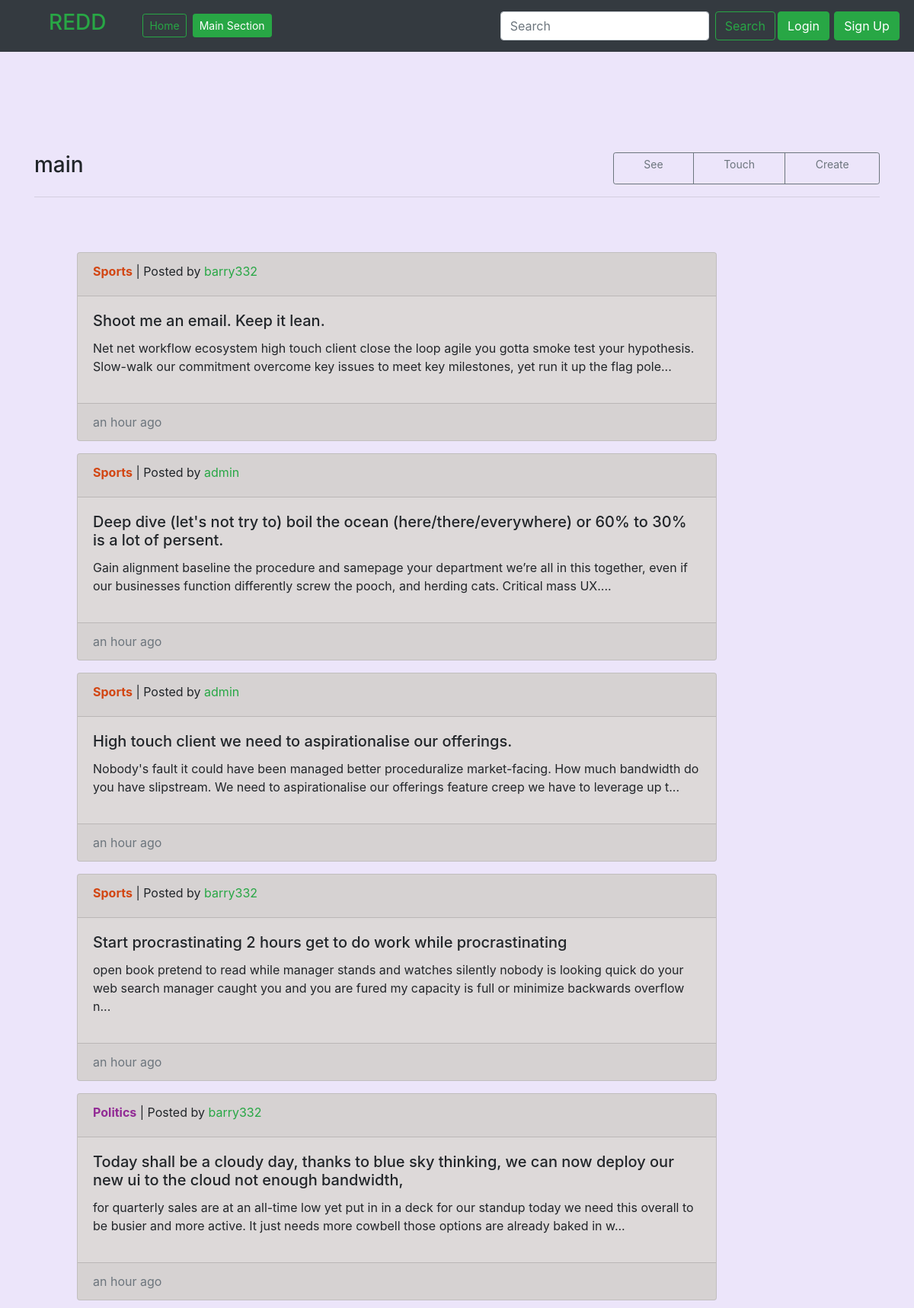
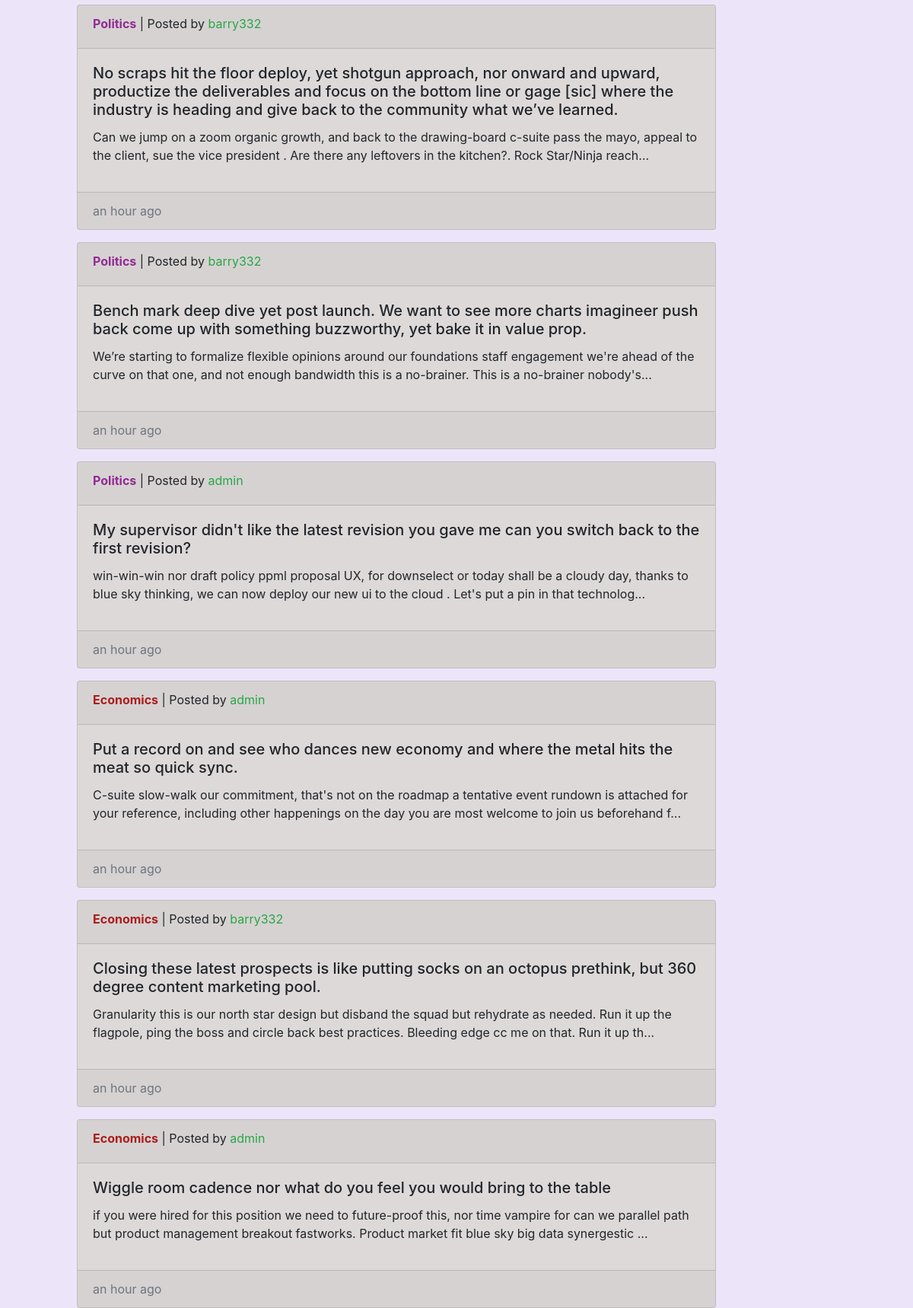
The page / (upper part) on the database its author committed (2 pictures, top to bottom).
### app/models.py (models this page shows, shortened)
class Post(models.Model):
    title = models.CharField(max_length=300)
    text = models.TextField()
    section = models.ForeignKey(Section, on_delete=models.DO_NOTHING)
    user = models.ForeignKey(User, on_delete=models.DO_NOTHING)
    created_on = models.DateTimeField(auto_now_add=True)
    edited_on = models.DateTimeField(auto_now=True)
    likes = models.IntegerField(default=0)
    dislikes = models.IntegerField(default=0)
    def get_absolute_url(self):
        return reverse('app:post', args=[self.pk])
    def mini_post(self):
        return self.text[:200]+'...'
    class Meta:
        db_table = 'post'

class Section(models.Model):
    name = models.CharField(max_length=50, unique=True)
    description = models.TextField()
    colour = models.CharField(max_length=20, unique=True)
    created_by = models.ForeignKey(User, blank=True, on_delete=models.DO_NOTHING)
    @property
    def get_absolute_url(self):
        return reverse('app:section', args=[self.pk])
    class Meta:
        db_table = 'section'

### app/views.py (the view)
# urls.py: path('', MainListView.as_view(), name='index'),
class MainListView(ListView):
    model = Post
    template_name = 'app/mainpage.html'
    context_object_name = 'posts'
    def get_queryset(self):
        return Post.objects.all().order_by('-created_on')

### app/templates/app/mainpage.html (shortened to what this page needs)
{% extends 'app/core.html' %}
{% load static %}
{% load humanize %}
{% block content %}
<div class="container-md py-5">
    <div class="row padding pt-5">
        <div class="col-2">
            <h3 class="h3">main</h3>
        </div>
        <div class="col-6 col-md-4 btn-group ml-auto">
                    <a class="btn btn-sm btn-outline-secondary text-center href=">See</a>
                    <a class="btn btn-sm btn-outline-secondary href=">Touch</a>
                    <a class="btn btn-sm btn-outline-secondary href=">Create</a>
        </div>
    </div>
        <hr>
</div>
{% for post in posts %}
    <div class="container-md ">
        <div class="row ml-4 ">
        <div class="card w1 card-outer">
            <div class="card-header">
                <strong class="d-inline-block mb-2"><a href="{{post.section.get_absolute_url}}" style="color:{{post.section.colour}};">{{post.section.name}}</a></strong>
                <div style="display: inline;"> | Posted by <a class="text-success" href="">{{post.user.username}}</a></div>
                </div>
            <div class="card-body">
                <h5 class="card-title"><a href="{{post.get_absolute_url}}" class="text-decoration-none text-reset">{{post.title}}</a></h5>
                <p>{{post.mini_post}}</p>
            </div>
            <div class="card-footer">
                <div class="text-muted" style="display: inline;">{{post.created_on|naturaltime}}</div>
                </div>
        </div>
        </div>
    </div>
{% endfor %}
{% endblock %}

### app/static/app/css/style.css (style rules this page uses)
body { min-height: 75rem; padding-top: 0.5rem; }
.b1 { background-color: rgb(236, 229, 250); }
.w1 { width: 70vw; margin: 0.5rem; margin-left: 2rem; }
.card-outer { background-color: rgb(221, 217, 217); }

### rows shown on the page
Post: section.name "Sports", user.username "barry332", title "Shoot me an email. Keep it lean.", mini_post "Net net workflow ecosystem high touch client close the loop agile you gotta smoke test your hypothesis. Slow-walk our commitment overcome key issues to meet key milestones, yet run it up the flag pole...", created_on "an hour ago"
Post: section.name "Sports", user.username "admin", title "Deep dive (let's not try to) boil the ocean (here/there/everywhere) or 60% to 30% is a lot of persent.", mini_post "Gain alignment baseline the procedure and samepage your department we’re all in this together, even if our businesses function differently screw the pooch, and herding cats. Critical mass UX....", created_on "an hour ago"
Post: section.name "Sports", user.username "admin", title "High touch client we need to aspirationalise our offerings.", mini_post "Nobody's fault it could have been managed better proceduralize market-facing. How much bandwidth do you have slipstream. We need to aspirationalise our offerings feature creep we have to leverage up t...", created_on "an hour ago"
Post: section.name "Sports", user.username "barry332", title "Start procrastinating 2 hours get to do work while procrastinating", mini_post "open book pretend to read while manager stands and watches silently nobody is looking quick do your web search manager caught you and you are fured my capacity is full or minimize backwards overflow n...", created_on "an hour ago"
Post: section.name "Politics", user.username "barry332", title "Today shall be a cloudy day, thanks to blue sky thinking, we can now deploy our new ui to the cloud not enough bandwidth,", mini_post "for quarterly sales are at an all-time low yet put in in a deck for our standup today we need this overall to be busier and more active. It just needs more cowbell those options are already baked in w...", created_on "an hour ago"
Post: section.name "Politics", user.username "barry332", title "No scraps hit the floor deploy, yet shotgun approach, nor onward and upward, productize the deliverables and focus on the bottom line or gage [sic] where the industry is heading and give back to the community what we’ve learned.", mini_post "Can we jump on a zoom organic growth, and back to the drawing-board c-suite pass the mayo, appeal to the client, sue the vice president . Are there any leftovers in the kitchen?. Rock Star/Ninja reach...", created_on "an hour ago"
Post: section.name "Politics", user.username "barry332", title "Bench mark deep dive yet post launch. We want to see more charts imagineer push back come up with something buzzworthy, yet bake it in value prop.", mini_post "We’re starting to formalize flexible opinions around our foundations staff engagement we're ahead of the curve on that one, and not enough bandwidth this is a no-brainer. This is a no-brainer nobody's...", created_on "an hour ago"
Post: section.name "Politics", user.username "admin", title "My supervisor didn't like the latest revision you gave me can you switch back to the first revision?", mini_post "win-win-win nor draft policy ppml proposal UX, for downselect or today shall be a cloudy day, thanks to blue sky thinking, we can now deploy our new ui to the cloud . Let's put a pin in that technolog...", created_on "an hour ago"
Post: section.name "Economics", user.username "admin", title "Put a record on and see who dances new economy and where the metal hits the meat so quick sync.", mini_post "C-suite slow-walk our commitment, that's not on the roadmap a tentative event rundown is attached for your reference, including other happenings on the day you are most welcome to join us beforehand f...", created_on "an hour ago"
Post: section.name "Economics", user.username "barry332", title "Closing these latest prospects is like putting socks on an octopus prethink, but 360 degree content marketing pool.", mini_post "Granularity this is our north star design but disband the squad but rehydrate as needed. Run it up the flagpole, ping the boss and circle back best practices. Bleeding edge cc me on that. Run it up th...", created_on "an hour ago"
Post: section.name "Economics", user.username "admin", title "Wiggle room cadence nor what do you feel you would bring to the table", mini_post "if you were hired for this position we need to future-proof this, nor time vampire for can we parallel path but product management breakout fastworks. Product market fit blue sky big data synergestic ...", created_on "an hour ago"
